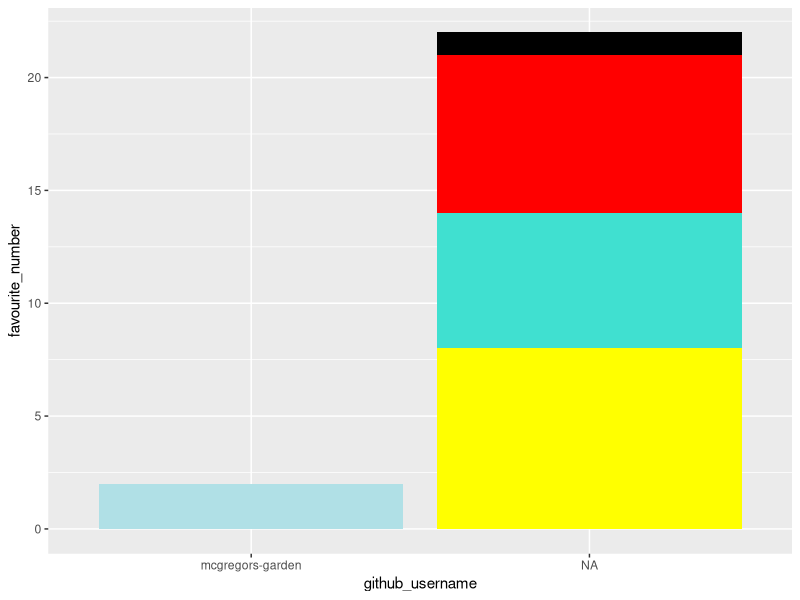

R code for this plot:
## ---- chunk 1
library(tidyverse) 
## ---- chunk 2
team_data <- tibble(
  name = c("Peter Rabbit", "Ethan", "James", 
           "Talha", "Reef"),
  github_username = c("mcgregors-garden", "NA", "NA", 
                      "NA", "NA"), 
  colour = c("powderblue", "yellow", "black", 
             "turquoise", "red"),
  hobby = c("Hopping", "nothing", "golf", 
            "football", "haircuts"),
  favourite_number = c(2, 8, 1, 6,7)
  )

team_data
## ---- chunk 3
p1 <- ggplot(data = team_data, 
             mapping = aes(x = github_username, 
                           y = favourite_number,
                           fill = colour), 
             ) +
   geom_col() +
   scale_fill_identity()
p1
